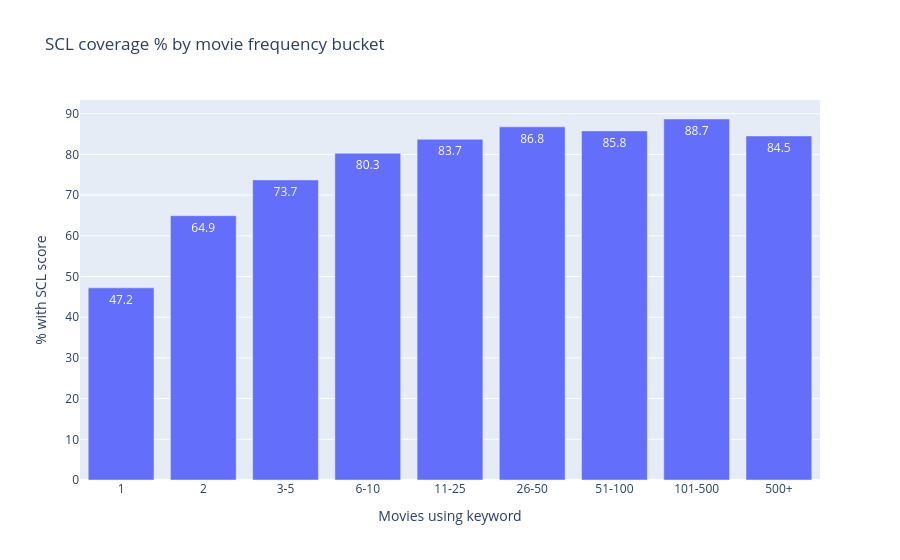

The code cell stored with this chart in its notebook:
### Code cell
# Coverage vs movie frequency — do popular keywords have better SCL coverage?
buckets = [0,1,2,5,10,25,50,100,500,float("inf")]
labels  = ["1","2","3-5","6-10","11-25","26-50","51-100","101-500","500+"]
kw_used = keywords[keywords["movie_count"] > 0].copy()
kw_used["bucket"] = pd.cut(kw_used["movie_count"], bins=buckets, labels=labels)

cov_freq = (
    kw_used.groupby("bucket", observed=True)
    .apply(lambda g: pd.Series({
        "keywords":   len(g),
        "scored":     g["scl_is_scored"].sum(),
        "pct_scored": g["scl_is_scored"].mean() * 100,
    }))
    .reset_index()
)

fig2 = px.bar(cov_freq, x="bucket", y="pct_scored", text_auto=".1f",
    title="SCL coverage % by movie frequency bucket",
    labels={"bucket": "Movies using keyword", "pct_scored": "% with SCL score"})
fig2.show()

### Figure 1 — Plotly figure (JSON) as saved in the notebook; plotly's stock layout.template omitted (floating-point values rounded to 4 significant figures)
{"data": [{"hovertemplate": "Movies using keyword=%{x}<br>% with SCL score=%{y}<extra></extra>", "legendgroup": "", "marker": {"color": "#636efa", "pattern": {"shape": ""}}, "name": "", "orientation": "v", "showlegend": false, "textposition": "auto", "texttemplate": "%{y:.1f}", "type": "bar", "x": ["1", "2", "3-5", "6-10", "11-25", "26-50", "51-100", "101-500", "500+"], "xaxis": "x", "y": [47.22, 64.95, 73.74, 80.3, 83.73, 86.77, 85.79, 88.71, 84.55], "yaxis": "y"}], "layout": {"barmode": "relative", "legend": {"tracegroupgap": 0}, "title": {"text": "SCL coverage % by movie frequency bucket"}, "xaxis": {"anchor": "y", "domain": [0.0, 1.0], "title": {"text": "Movies using keyword"}}, "yaxis": {"anchor": "x", "domain": [0.0, 1.0], "title": {"text": "% with SCL score"}}}}
